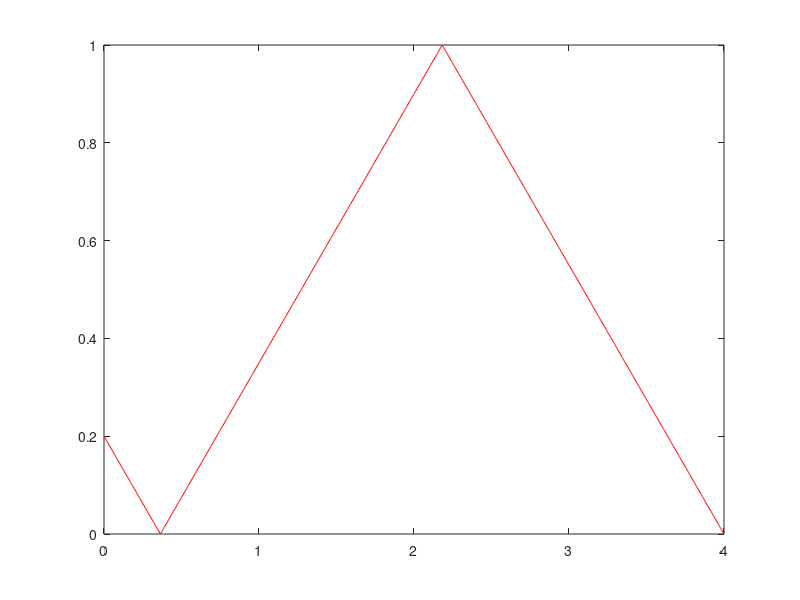

MATLAB code for this plot:
function main()
clc,clear close all;
showrays(0, 0.2, 4, 0.8, 1, 2);
%showrays(0, 0.2, 4, 0.8, 1, 3)


function showrays(zs,xs,z0,x0,a,N)
Nx=1000;
z=linspace(zs,z0,Nx);
Nx=1000;
z=linspace(zs,z0,Nx);
mx=a;
my=x0;
if(mod(N,2)==1)
    rU=N*a+mx;
    rD=-((N-1).*a+my);
else
    rU=N*a+my;
    rD=-((N-1).*a+mx);
end
xU=linspace(xs,rU,length(z));
xD=linspace(xs,rD,length(z));
for i=1:N
    for j=1:length(xU)
        if( xU(j)>a)
            xU(j)=a-(xU(j)-a);
        end
        if(xD(j)<0)
            xD(j)=0-(xD(j)-0);
        end
        if( xD(j)>a)
            xD(j)=a-(xD(j)-a);
        end
        if(xU(j)<a)
            xU(j)=0-(xU(j)-0);
        end
    end
end

plot(z,xU,'r');
plot(z,xD,'r');

